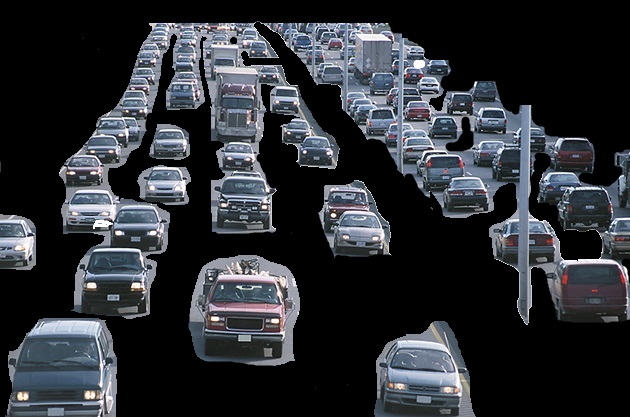
#> input picture Sources/cars2.jpg, 630 x 417 px, found by its file name
$ python Contours.py
#> lines starting #> are read from the running program, lines starting #| are printed output that depends on the picture; after the words box and inside, x2 and y2 are one past the last pixel; in counts of white or black regions, pixels touching at a corner belong together
import cv2


def nothing(x):
    pass


def get_box_size(p1=None, p2=None):
    return abs(p1[0] - p2[0]) * abs(p1[1] - p2[1])


def get_average_box_size(p1=None, p2=None, done=False):
    global rectangle_size
    if done:
        if not rectangle_size:
            return
        avg_size = int(sum(rectangle_size)/len(rectangle_size))
        rectangle_size = []
        return avg_size

    x1 = p1[0]
    y1 = p1[1]
    x2 = p2[0]
    y2 = p2[1]

    d_x = abs(x1 - x2)  # Distance X
    d_y = abs(y1 - y2)  # Distance Y
    rectangle_size.append(d_x * d_y)


rectangle_size = []
rectangle_list = []
image = cv2.imread("cars2.jpg")
#> image is the input picture: shape (417, 630, 3); mean B, G, R 53.1, 48, 45.2
cv2.imshow("D", image)

gray = cv2.cvtColor(image, cv2.COLOR_BGR2GRAY)
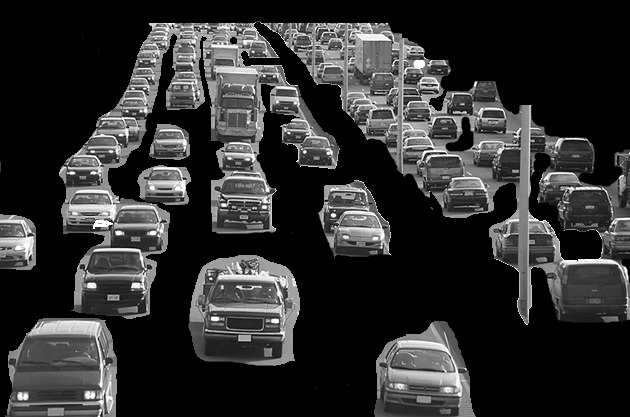
#> gray: shape (417, 630); min 0, max 255, mean 47.7

blur = cv2.GaussianBlur(image, (3, 5), 0)  # 91 57
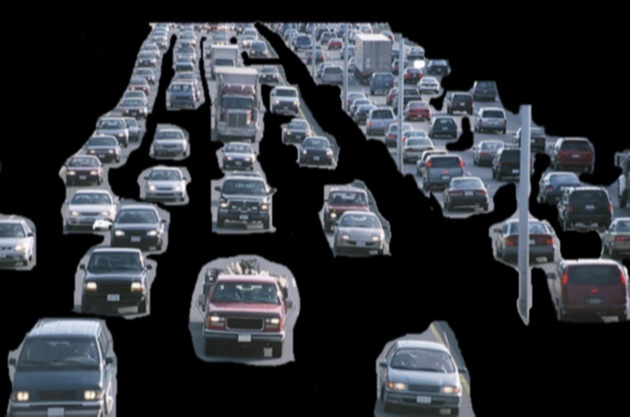
#> blur: shape (417, 630, 3); mean B, G, R 53.1, 48, 45.2
edged = cv2.Canny(blur, 200, 416)  # 863 311
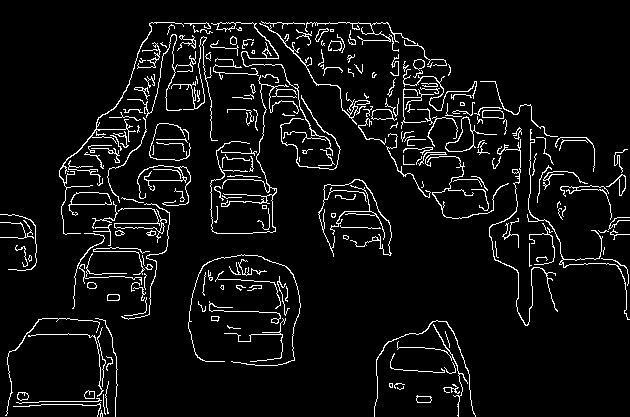
#> edged: shape (417, 630); 6% white in thin lines or dots

cv2.createTrackbar("Threshold1", "D", 0, 1000, nothing)
cv2.createTrackbar("Threshold2", "D", 0, 1000, nothing)
cv2.createTrackbar("Blur1", "D", 0, 50, nothing)
cv2.createTrackbar("Blur2", "D", 0, 50, nothing)

while True:
    image = cv2.imread("cars2.jpg")
    t1 = cv2.getTrackbarPos("Threshold1", "D")
    t2 = cv2.getTrackbarPos("Threshold2", "D")
    b1 = cv2.getTrackbarPos("Blur1", "D")
    b2 = cv2.getTrackbarPos("Blur2", "D")

    if b1 % 2 == 0:
        b1 += 1
    if b2 % 2 == 0:
        b2 += 1
    blur = cv2.GaussianBlur(image, (b1, b2), 0)  # 91 57
    edged = cv2.Canny(blur, t1, t2)
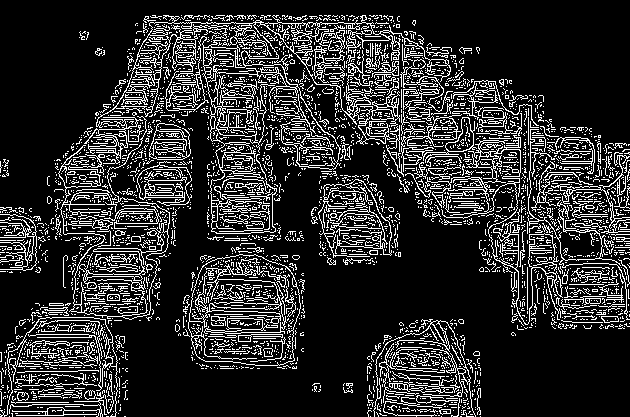
#> edged: shape (417, 630); 17.6% white in thin lines or dots

    cv2.imshow('Canny Edges After Contouring', edged)

    contours, hierarchy = cv2.findContours(edged, cv2.RETR_EXTERNAL, cv2.CHAIN_APPROX_NONE)
#> contours = 3193 contours, 3108 with area under 20; largest, box (x1, y1, x2, y2) and area: (188, 254, 301, 366) 10440, (96, 15, 451, 234) 4123, (425, 135, 563, 325) 1980, (137, 161, 192, 206) 1553, (400, 66, 462, 147) 872
    for contour in contours:
        [x, y, w, h] = cv2.boundingRect(contour)
        get_average_box_size((x, y), (x + w, y + h))
        print(get_box_size((x, y), (x + w, y + h)))
#> (the run stopped early here; a loop or call above may not have finished)
